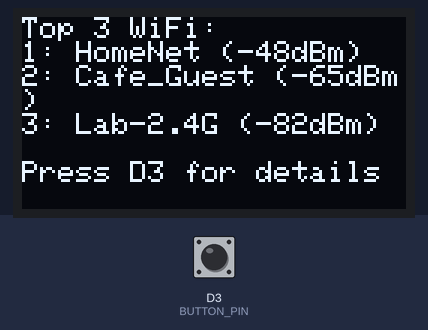
This sketch was run on a simulated ESP8266 (NodeMCU). Parts: 128×64 one-colour display. The inputs (shaded band) are chosen by the test bench; at power-on: D3 (BUTTON_PIN) HIGH. A WiFi scan finds three made-up networks.

Above: at 3.3 s.
3.4 s: D3 (BUTTON_PIN) pulled LOW for 0.15 s
At 3.9 s:
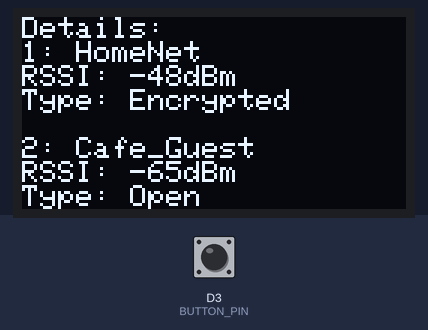
5.0 s: D3 (BUTTON_PIN) pulled LOW for 1 s
At 6.3 s:
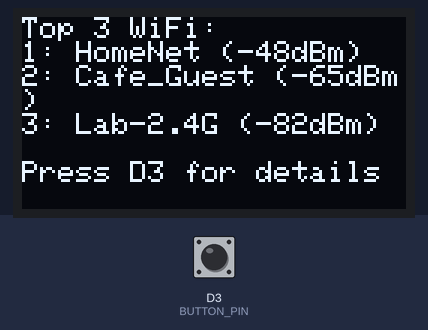
7.5 s: D3 (BUTTON_PIN) pulled LOW for 3.2 s
At 8.3 s:
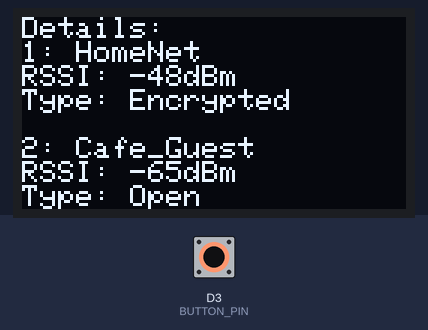
Timing chart, 0 to 10.5 s (numbered marks = the images above; inputs shaded):
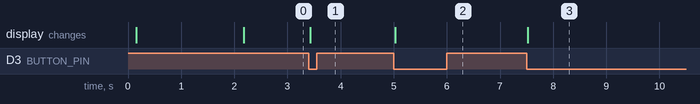

The sketch:

wifi_scanner_oled.ino
```cpp
#include <ESP8266WiFi.h>
#include <Wire.h>
#include <Adafruit_GFX.h>
#include <Adafruit_SSD1306.h>

// OLED settings
#define SCREEN_WIDTH 128
#define SCREEN_HEIGHT 64
#define OLED_RESET    -1
#define OLED_SDA      D2  // GPIO4
#define OLED_SCL      D1  // GPIO5

Adafruit_SSD1306 display(SCREEN_WIDTH, SCREEN_HEIGHT, &Wire, OLED_RESET);

// Button settings
#define BUTTON_PIN D3 // GPIO0

// WiFi network struct
struct WiFiNetwork {
  String ssid;
  int32_t rssi;
  String encryption;
};

WiFiNetwork topNetworks[3];
int screen = 0; // 0: list, 1: details

void setup() {
  pinMode(BUTTON_PIN, INPUT_PULLUP); // Button: D3 to GND
  Wire.begin(OLED_SDA, OLED_SCL);

  display.begin(SSD1306_SWITCHCAPVCC, 0x3C);
  display.clearDisplay();
  display.setTextSize(1);
  display.setTextColor(SSD1306_WHITE);

  WiFi.mode(WIFI_STA);
  WiFi.disconnect(); // Ensure we're not connected

  delay(100);
  display.println("Scanning WiFi...");
  display.display();

  scanAndShow();
}

void loop() {
  static bool lastButton = HIGH;
  bool buttonState = digitalRead(BUTTON_PIN);

  // Button pressed: go to next screen
  if (lastButton == HIGH && buttonState == LOW) {
    screen = (screen + 1) % 2;
    showScreen();
    delay(300); // Debounce
  }
  lastButton = buttonState;
}

void scanAndShow() {
  int n = WiFi.scanNetworks();
  if (n == 0) {
    display.clearDisplay();
    display.setCursor(0,0);
    display.println("No WiFi found");
    display.display();
    return;
  }

  // Save top 3 by RSSI
  for (int i = 0; i < 3; i++) {
    int bestIdx = -1;
    int bestRssi = -1000;
    for (int j = 0; j < n; j++) {
      bool alreadyChosen = false;
      for (int k = 0; k < i; k++) {
        if (topNetworks[k].ssid == WiFi.SSID(j)) {
          alreadyChosen = true;
          break;
        }
      }
      if (!alreadyChosen && WiFi.RSSI(j) > bestRssi) {
        bestRssi = WiFi.RSSI(j);
        bestIdx = j;
      }
    }
    if (bestIdx >= 0) {
      topNetworks[i].ssid = WiFi.SSID(bestIdx);
      topNetworks[i].rssi = WiFi.RSSI(bestIdx);
      topNetworks[i].encryption = (WiFi.encryptionType(bestIdx) == ENC_TYPE_NONE) ? "Open" : "Encrypted";
    } else {
      topNetworks[i].ssid = "";
      topNetworks[i].rssi = 0;
      topNetworks[i].encryption = "";
    }
  }
  showScreen();
}

void showScreen() {
  display.clearDisplay();
  display.setCursor(0,0);

  if (screen == 0) {
    display.println("Top 3 WiFi:");
    for (int i=0; i<3; i++) {
      if (topNetworks[i].ssid.length() > 0) {
        display.print(i+1);
        display.print(": ");
        display.print(topNetworks[i].ssid);
        display.print(" (");
        display.print(topNetworks[i].rssi);
        display.println("dBm)");
      }
    }
    display.println();
    display.println("Press D3 for details");
  } else {
    display.println("Details:");
    for (int i=0; i<3; i++) {
      if (topNetworks[i].ssid.length() > 0) {
        display.print(i+1);
        display.print(": ");
        display.println(topNetworks[i].ssid);
        display.print("RSSI: ");
        display.print(topNetworks[i].rssi);
        display.print("dBm\nType: ");
        display.println(topNetworks[i].encryption);
        display.println();
      }
    }
    display.println("Press D3 for list");
  }
  display.display();
}
```

Measured:
- after the input at 3.4 s, the display: changes at once (image 1)
- after the input at 5.0 s, the display: changes at once (image 2)
- after the input at 7.5 s, the display: changes at once (image 3)
